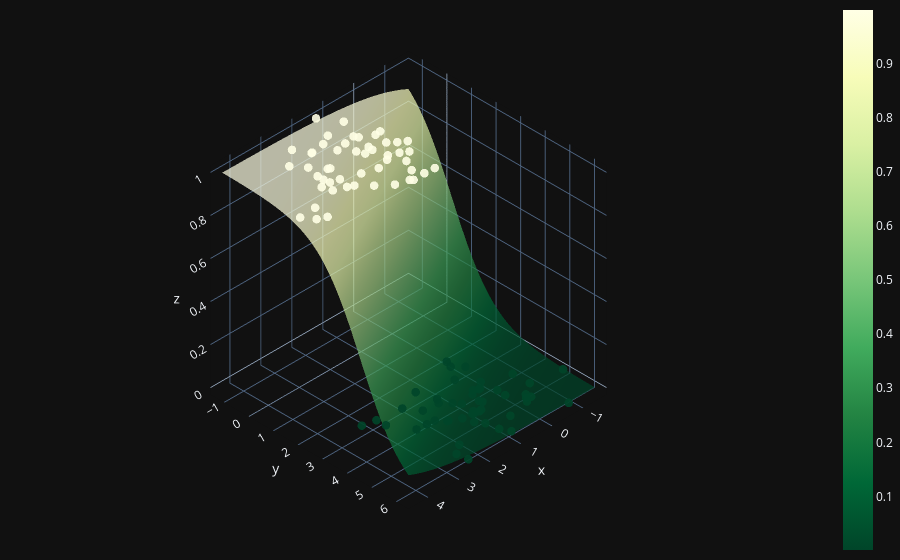

The cell this chart's notebook holds for it:
### Code cell
X0 = np.linspace(X[:, 0].min(), X[:, 0].max(), 100)
X1 = np.linspace(X[:, 1].min(), X[:, 1].max(), 100)
xx0, xx1 = np.meshgrid(X0, X1)
Z = W[0] * xx0 + W[1] * xx1 + b
A = 1 / (1 + np.exp(-Z))

fig = go.Figure(data=[
    go.Surface(z=A, x=xx0, y=xx1, colorscale='YlGn', opacity=0.7, reversescale=True)
])

fig.add_scatter3d(
    x=X[:, 0].flatten(),
    y=X[:, 1].flatten(),
    z=y.flatten(),
    mode='markers',
    marker=dict(
        size=5,
        color=y.flatten(),
        colorscale='YlGn',
        opacity=0.9,
        reversescale=True
    )
)

fig.update_layout(template="plotly_dark", margin=dict(l=0, r=0, b=0, t=0))
fig.layout.scene.camera.projection.type = "orthographic"
fig.show()

### Figure 1 — Plotly figure (JSON) as saved in the notebook; plotly's stock layout.template omitted (floating-point values rounded to 4 significant figures; data arrays with more than 128 entries replaced by an {"elided": "..."} marker saying what was removed)
{"data": [{"colorscale": [[0, "rgb(255,255,229)"], [0.125, "rgb(247,252,185)"], [0.25, "rgb(217,240,163)"], [0.375, "rgb(173,221,142)"], [0.5, "rgb(120,198,121)"], [0.625, "rgb(65,171,93)"], [0.75, "rgb(35,132,67)"], [0.875, "rgb(0,104,55)"], [1, "rgb(0,69,41)"]], "opacity": 0.7, "reversescale": true, "type": "surface", "x": {"elided": "100x100 float values"}, "y": {"elided": "100x100 float values"}, "z": {"elided": "100x100 float values"}}, {"marker": {"color": [1, 1, 0, 0, 1, 0, 0, 1, 0, 1, 0, 1, 0, 0, 1, 1, 1, 0, 1, 1, 0, 0, 1, 0, 1, 0, 1, 0, 0, 1, 1, 0, 1, 1, 1, 0, 1, 1, 0, 1, 0, 0, 0, 0, 1, 1, 1, 1, 0, 0, 1, 1, 0, 0, 0, 0, 0, 1, 1, 1, 1, 0, 0, 1, 0, 1, 0, 0, 1, 0, 0, 1, 1, 0, 0, 0, 1, 1, 0, 0, 1, 0, 0, 0, 0, 0, 1, 0, 1, 1, 1, 1, 1, 1, 0, 0, 1, 1, 0, 1], "colorscale": [[0, "rgb(255,255,229)"], [0.125, "rgb(247,252,185)"], [0.25, "rgb(217,240,163)"], [0.375, "rgb(173,221,142)"], [0.5, "rgb(120,198,121)"], [0.625, "rgb(65,171,93)"], [0.75, "rgb(35,132,67)"], [0.875, "rgb(0,104,55)"], [1, "rgb(0,69,41)"]], "opacity": 0.9, "reversescale": true, "size": 5}, "mode": "markers", "type": "scatter3d", "x": [4.219, 0.9078, -0.2765, 0.08848, 3.243, 1.442, 1.022, 3.978, 0.5889, 1.252, 0.6284, 1.686, 1.185, 0.06897, 1.787, 4.438, 3.182, 0.3038, 0.7394, 1.285, 1.131, 0.6647, 1.316, -0.1889, 2.579, 0.8731, 1.311, 0.9868, 1.42, 2.354, 2.432, 1.043, 0.9509, 2.451, 1.62, 2.155, 1.381, 1.987, 2.116, 0.564, -0.07228, 2.509, -0.73, 1.379, 0.8821, 2.222, 2.016, 1.701, -0.6539, 0.5731, 1.957, 0.7624, 2.465, 1.333, 3.246, 1.103, 2.859, 1.6, 2.976, 2.68, 1.419, 1.926, -0.09448, 2.728, 1.12, 1.557, 0.1055, 2.844, 3.155, 1.841, 1.289, 1.642, 3.923, 1.705, 0.1631, 0.3419, 1.021, 2.669, 0.4666, 0.9481, 1.194, 1.154, -0.2942, 1.737, 0.4655, 0.0808, 3.003, 2.207, 1.361, 2.632, 2.827, 2.912, 1.142, 1.055, 2.47, -1.577, 1.412, 3.005, -0.6376, 0.8298], "y": [2.234, 0.4598, 5.081, 2.323, 1.215, 2.768, 4.117, 2.378, 4.001, 0.2081, 4.46, 0.6583, 5.28, 4.356, 1.7, 1.842, -0.1823, 3.944, 0.4361, 1.437, 4.682, 4.36, 2.441, 5.205, 0.7261, 4.714, 0.07123, 6.09, 4.637, 2.224, -0.2017, 4.606, 0.9498, -0.1954, 2.747, 4.124, 0.9295, 2.611, 3.069, 1.337, 2.884, 5.773, 6.255, 3.619, 2.841, 1.533, -0.2704, -0.4773, 4.767, 5.526, 0.2342, 1.165, 6.2, 5.01, 2.849, 4.706, 2.956, 0.9151, 1.216, -0.7044, 1.574, 4.152, 5.358, 1.305, 5.758, 2.827, 3.725, 3.327, 1.553, 3.562, 3.45, 0.1502, 1.804, 4.433, 2.578, 3.941, 1.579, 1.82, 3.866, 4.732, 2.808, 3.902, 5.273, 4.425, 3.123, 4.691, 0.7427, 5.506, 0.748, 0.6894, 1.721, 0.2466, 2.015, -0.6471, 4.099, 4.957, -1.326, 0.9852, 4.091, 1.742], "z": [1, 1, 0, 0, 1, 0, 0, 1, 0, 1, 0, 1, 0, 0, 1, 1, 1, 0, 1, 1, 0, 0, 1, 0, 1, 0, 1, 0, 0, 1, 1, 0, 1, 1, 1, 0, 1, 1, 0, 1, 0, 0, 0, 0, 1, 1, 1, 1, 0, 0, 1, 1, 0, 0, 0, 0, 0, 1, 1, 1, 1, 0, 0, 1, 0, 1, 0, 0, 1, 0, 0, 1, 1, 0, 0, 0, 1, 1, 0, 0, 1, 0, 0, 0, 0, 0, 1, 0, 1, 1, 1, 1, 1, 1, 0, 0, 1, 1, 0, 1]}], "layout": {"margin": {"b": 0, "l": 0, "r": 0, "t": 0}, "scene": {"camera": {"projection": {"type": "orthographic"}}}}}
